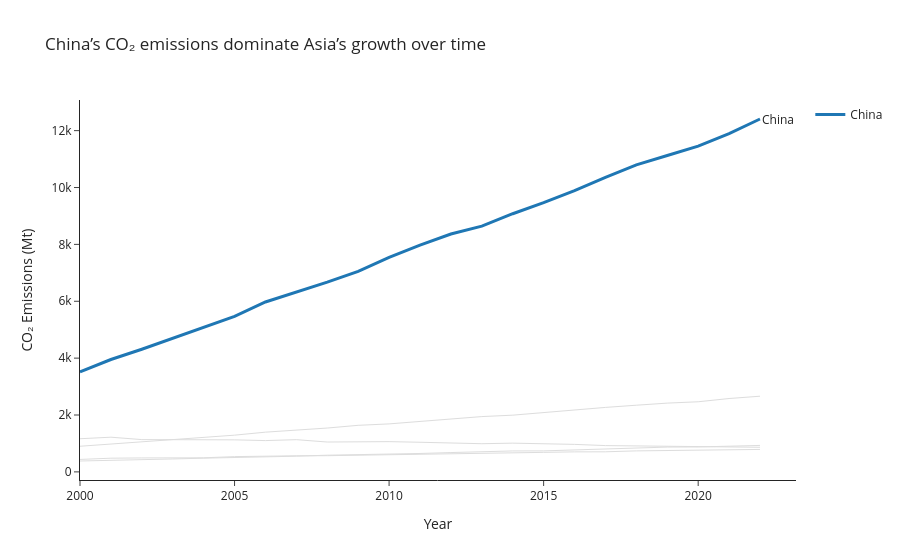

This figure's notebook cell:
### Markdown cell above
---
## Task 1 — Multi-Series Line Chart with Highlight

**What to build:** A line chart showing CO2 emissions over time for **all Asian countries** in the dataset, with one country highlighted.

**Requirements:**
- All countries shown (for context), but only **one highlighted in colour** — your choice which
- All other lines in grey (#DDDDDD), thinner
- Highlighted country **labelled directly** at the end of its line (not in a legend)
- Insight title that names the highlighted country and its story

> 💡 `df[df['Region'] == 'Asia']` to filter; use `go.Figure()` with a loop for per-country control

### Code cell
import plotly.graph_objects as go

asia_df = df[df['Region'] == 'Asia']

highlight_country = 'China'

fig = go.Figure()

for country in asia_df['Country'].unique():
    country_df = asia_df[asia_df['Country'] == country]
    
    if country == highlight_country:
        fig.add_trace(go.Scatter(
            x=country_df['Year'],
            y=country_df['CO2_Mt'],
            mode='lines',
            line=dict(width=3),
            name=country,
        ))
        
        # Label at end of line
        fig.add_annotation(
            x=country_df['Year'].iloc[-1],
            y=country_df['CO2_Mt'].iloc[-1],
            text=country,
            showarrow=False,
            xanchor='left'
        )
        
    else:
        fig.add_trace(go.Scatter(
            x=country_df['Year'],
            y=country_df['CO2_Mt'],
            mode='lines',
            line=dict(color='#DDDDDD', width=1),
            hoverinfo='skip',
            showlegend=False
        ))

fig.update_layout(
    title="China’s CO₂ emissions dominate Asia’s growth over time",
    xaxis_title="Year",
    yaxis_title="CO₂ Emissions (Mt)",
    template="simple_white"
)

fig.show()

### Figure 1 — Plotly figure (JSON) as saved in the notebook; plotly's stock layout.template omitted (floating-point values rounded to 4 significant figures)
{"data": [{"line": {"width": 3}, "mode": "lines", "name": "China", "type": "scatter", "x": [2000, 2001, 2002, 2003, 2004, 2005, 2006, 2007, 2008, 2009, 2010, 2011, 2012, 2013, 2014, 2015, 2016, 2017, 2018, 2019, 2020, 2021, 2022], "y": [3514.0, 3952.0, 4312.0, 4692.0, 5079.0, 5468.0, 5974.0, 6323.0, 6673.0, 7053.0, 7543.0, 7972.0, 8365.0, 8641.0, 9078.0, 9466.0, 9887.0, 10360.0, 10790.0, 11130.0, 11450.0, 11900.0, 12410.0]}, {"hoverinfo": "skip", "line": {"color": "#DDDDDD", "width": 1}, "mode": "lines", "showlegend": false, "type": "scatter", "x": [2000, 2001, 2002, 2003, 2004, 2005, 2006, 2007, 2008, 2009, 2010, 2011, 2012, 2013, 2014, 2015, 2016, 2017, 2018, 2019, 2020, 2021, 2022], "y": [901.6, 974.6, 1056.0, 1146.0, 1205.0, 1291.0, 1396.0, 1466.0, 1542.0, 1637.0, 1687.0, 1774.0, 1865.0, 1945.0, 1994.0, 2092.0, 2177.0, 2267.0, 2345.0, 2419.0, 2466.0, 2580.0, 2661.0]}, {"hoverinfo": "skip", "line": {"color": "#DDDDDD", "width": 1}, "mode": "lines", "showlegend": false, "type": "scatter", "x": [2000, 2001, 2002, 2003, 2004, 2005, 2006, 2007, 2008, 2009, 2010, 2011, 2012, 2013, 2014, 2015, 2016, 2017, 2018, 2019, 2020, 2021, 2022], "y": [1166.0, 1220.0, 1136.0, 1131.0, 1151.0, 1127.0, 1101.0, 1133.0, 1050.0, 1061.0, 1064.0, 1042.0, 1005.0, 990.9, 1010.0, 996.6, 967.4, 925.1, 916.6, 914.5, 902.8, 898.1, 865.1]}, {"hoverinfo": "skip", "line": {"color": "#DDDDDD", "width": 1}, "mode": "lines", "showlegend": false, "type": "scatter", "x": [2000, 2001, 2002, 2003, 2004, 2005, 2006, 2007, 2008, 2009, 2010, 2011, 2012, 2013, 2014, 2015, 2016, 2017, 2018, 2019, 2020, 2021, 2022], "y": [438.1, 481.5, 490.6, 490.8, 494.6, 537.2, 539.0, 566.1, 570.0, 585.4, 595.9, 620.6, 631.1, 649.6, 646.2, 686.5, 704.0, 706.0, 738.5, 750.8, 755.8, 777.3, 789.5]}, {"hoverinfo": "skip", "line": {"color": "#DDDDDD", "width": 1}, "mode": "lines", "showlegend": false, "type": "scatter", "x": [2000, 2001, 2002, 2003, 2004, 2005, 2006, 2007, 2008, 2009, 2010, 2011, 2012, 2013, 2014, 2015, 2016, 2017, 2018, 2019, 2020, 2021, 2022], "y": [382.8, 400.4, 430.7, 453.8, 482.6, 501.9, 533.0, 551.8, 586.6, 602.5, 614.5, 647.3, 680.1, 717.7, 736.3, 738.2, 768.8, 813.7, 834.8, 872.3, 876.5, 898.5, 930.5]}], "layout": {"annotations": [{"showarrow": false, "text": "China", "x": 2022, "xanchor": "left", "y": 12410.0}], "title": {"text": "China’s CO₂ emissions dominate Asia’s growth over time"}, "xaxis": {"title": {"text": "Year"}}, "yaxis": {"title": {"text": "CO₂ Emissions (Mt)"}}}}
